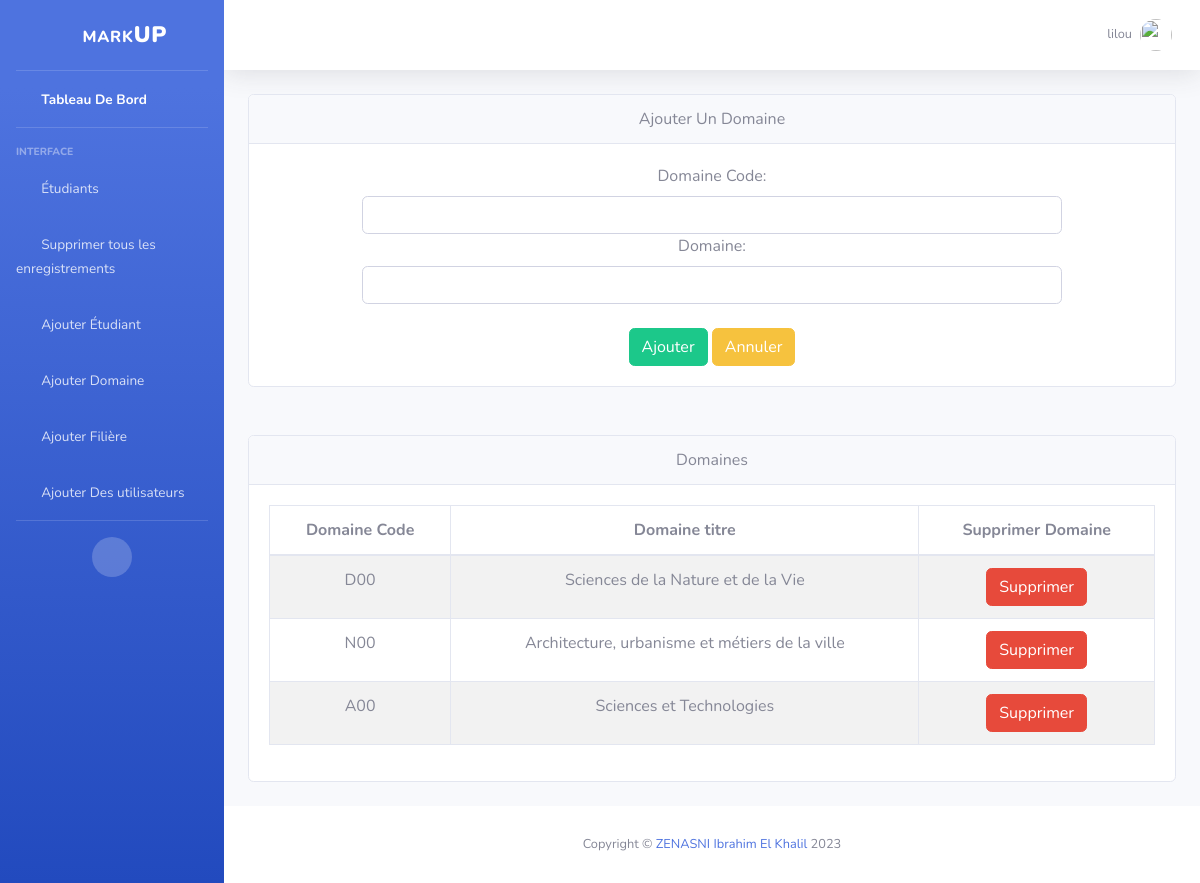
Page /ajouter-domaine/ (signed in) on the committed database.
### base/models.py (models this page shows, shortened)
class Domaine(models.Model):
    code = models.CharField(max_length=100,primary_key=True)
    nom = models.CharField(max_length=200)

### base/views.py (the view, shortened to what this page needs)
# urls.py: path('ajouter-domaine/',views.addDomaine, name='ajouter-domaine'),
@login_required(login_url='/login/')
@permission_required('base.add_domaine')
def addDomaine(request):
    domaines = Domaine.objects.all()
    form = DomaineForm()
    context={
        'form':form,
        'domaines':domaines,
    }
    return render(request, 'base/domaine.html',context)

### base/forms.py
class DomaineForm(ModelForm):
    class Meta:
        model = Domaine
        fields = '__all__'

### base/templates/base/domaine.html (shortened to what this page needs)
{% extends 'index.html' %}
{% load widget_tweaks %}
{% block content %}
    <div class="card mb-4 delete text-center">
      <div class="card-header">Ajouter Un Domaine</div>
      <div class="card-body">
        <center>
          <div class="set_width">
            <center>
                <form action="" method="post">
                  <label for="">Domaine Code:</label>
                  {% render_field form.code class+="form-control" %}
                  <label for="">Domaine:</label>
                  {% render_field form.nom class+="form-control" %}
                  <br>
                  <input type="submit" value="Ajouter" class="btn btn-success" />
                  <a
                    href="{% url 'base:dashboard' %}"
                    class="btn btn-warning"
                    id="annuler"
                    >Annuler</a
                  >
                </form>
              </center>
        </div>
        </center>
      </div>
    </div>
    <br>
    <div class="card mb-4 delete text-center">
      <div class="card-header">Domaines</div>
      <div class="card-body">
        <div class="table-responsive">
          {% if not domaines %}
          <center>
            <h1>Aucun Domaine</h1>
          </center>
          {% else %}
          <table
            class="table table-bordered table-striped"
            id="dataTable"
            width="100%"
            cellspacing="0"
          >
            <thead>
              <tr>
                <th>Domaine Code</th>
                <th>Domaine titre</th>
                <th>Supprimer Domaine</th>
              </tr>
            </thead>
            <tbody>
              {% for domaine in domaines %}
              <tr>
                <td>{{domaine.code}}</td>
                <td>{{domaine.nom}}</td>
                <td> <a href="{% url 'base:sup-domaine' domaine.code %}" class="btn btn-danger">Supprimer</a> </td>
              </tr>
              {% endfor %}
            </tbody>
          </table>
          {% endif %}
        </div>
      </div>
    </div>
{% endblock %}

### templates/topbar.html (shortened to what this page needs)
{% load static %}
<nav
  class="navbar navbar-expand navbar-light bg-white topbar mb-4 static-top shadow"
>
  <ul class="navbar-nav ml-auto">
    <li class="nav-item dropdown no-arrow">
      <a
        class="nav-link dropdown-toggle"
        href="#"
        id="userDropdown"
        role="button"
        data-toggle="dropdown"
        aria-haspopup="true"
        aria-expanded="false"
      >
        <span class="mr-2 d-none d-lg-inline text-gray-600 small"
          >{{request.user}}</span
        >
        <img
          class="img-profile rounded-circle"
          src="{% static 'img/undraw_profile.svg' %}"
        />
      </a>
    </li>
  </ul>
</nav>

### base/templates/base/domaine.html (style rules this page uses)
.set_width { width: 700px; }

### rows in the picture
Domaine: code "D00", nom "Sciences de la Nature et de la Vie"
Domaine: code "N00", nom "Architecture, urbanisme et métiers de la ville"
Domaine: code "A00", nom "Sciences et Technologies"

### other values in the picture
{{ request.user }} "lilou"
